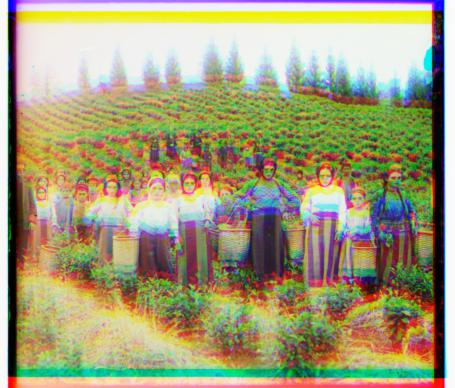
#> input picture 1/compressed_media/harvesters.jpg, 455 x 388 px, given in place of harvesters.tif, which was not available
$ jupyter execute --allow-errors help.ipynb   (shell and % lines are left out)
#> lines starting #> are read from the running program, lines starting #| are printed output that depends on the picture; pictures that were not available may be replaced by others from this repository, and a replacement may not be noted
[cell 1]
# import libaraies

import numpy as np
import skimage as sk
import skimage.io as skio
from skimage.transform import resize
import os

[cell 2]
# set debug
# debug = True
debug = False

[cell 3]
# name of the input file
# time on two small files first

imname = 'monastery.jpg' # another file to test: 'monastery.jpg', 'cathedral.jpg'

# test on tif
imname = 'media/self_portrait.tif'
imname = 'media/harvesters.tif'

[cell 4]
# read in the image
im = skio.imread(imname)
#> im is the input picture: shape (388, 455, 3); mean R, G, B 163.4, 157.7, 122.2

[cell 5]
# convert to double (might want to do this later on to save memory)
im = sk.img_as_float(im)

if debug:
    print(im.shape)
    print(im * 255)

[cell 6]
# compute the height of each part (just 1/3 of total)
height = np.floor(im.shape[0] / 3.0).astype(int)
#> height = 129

[cell 7]
# separate color channels, by pics
b = im[:height]
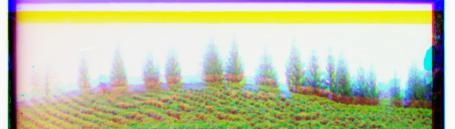
#> b: shape (129, 455, 3) float64; mean R, G, B 0.756, 0.772, 0.655
g = im[height: 2*height]
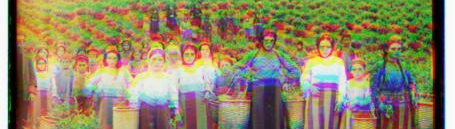
#> g: shape (129, 455, 3) float64; mean R, G, B 0.571, 0.525, 0.401
r = im[2*height: 3*height]
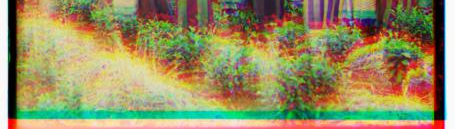
#> r: shape (129, 455, 3) float64; mean R, G, B 0.594, 0.558, 0.381

def crop_edge(image):
    # set the [epsilon] that check if the pixel near black or white
    # set the [threshold] if the pixel that closer to black or white pass this [threshold], then we remove this col or row
    epsilon = 0.2
    threshold = 0.7

    # check if the pixel near white or black using [epsilon]
    pixel_close_to_white_black = (image <= epsilon) | (image >= 1 - epsilon)

    # calculate the num of the pixels that are close to white or black in each col and row
    count_row_near_white_black = np.sum(pixel_close_to_white_black, axis=1)
    count_col_near_white_black = np.sum(pixel_close_to_white_black, axis=0)

    # check which col and rows we want to reserve by using [threshold]
    rows_we_want = count_row_near_white_black < threshold * b.shape[1]

    cols_we_want = count_col_near_white_black < threshold * b.shape[0]
    # return the [cutted_image]
    return image
    return image[rows_we_want][:, cols_we_want]

[cell 8]
if (debug):
    print(type(b)) # <class numpy.ndarray'>
    print("B: ", b, "G: ", g, "R", r) # b, g, r is a array

[cell 9]
# align the images
# functions that might be useful for aligning the images include:
# np.roll, np.sum, sk.transform.rescale (for multiscale)

# failed to using the crop
if(debug):
    skio.imshow(im)
    print(im.shape)

if(debug):
    H, W = im.shape
    H = (H // 3) * 3  # let H could be divide by 3 to crop
    print("height of the image: ", H, "\nweight of the image: ", W)
    crop_im = np.array([im[:int(H/3), :], im[int(H/3):int(2*H/3), :], im[int(2*H/3):int(H), :]])
    skio.imshow(crop_im[0])
    skio.imshow(r)
    skio.imshow(b)
    # skio.imshow(g)

[cell 10]
# define align function
# covert to uint8, unsigned integer
# Normalized cross-correlation (NCC) or Euclidean Distance or Structural Similarity (SSIM) Index to figure out how much we want to np.roll
# Euclidean Distance: sqrt(sum(sum((image1-image2).^2)))

# np.roll, np.sum, sk.transform.rescale (for multiscale)
# np.roll
# axis=0 y轴移动, axis=1 x轴移动

# we want to define a align function that align each pixel and make sure that the error is most small
# we want use np.roll function to manually align each pic in positive spaces, and calculate the error and find the smallest one as perfect align

# skimage.metrics.structural_similarity(im1, im2, *, win_size=None, gradient=False, data_range=None, channel_axis=None, gaussian_weights=False, full=False, **kwargs)
def eucliden_distance(image1, image2):
    return np.sqrt(np.sum((image1 - image2)**2))

def align_eucliden_distance_version(image1, image2, max_shift=15):
    smallest_error = float('inf') # set the smallest error as infinty
    best_shift = (0, 0)

    for x_shift in range(-max_shift, max_shift + 1):
        for y_shift in range(-max_shift, max_shift + 1):
            # shift both x and y axis
            image = np.roll(np.roll(image1, x_shift, axis=1), y_shift, axis=0)
            # calculate the error
            distance = eucliden_distance(image, image2)
            # update the best pic position and smallest error
            if distance < smallest_error:
                best_shift = (x_shift, y_shift)
                smallest_error = distance
    best_image = np.roll(np.roll(image1, best_shift[0], axis=1), best_shift[1], axis=0)
    return best_image, best_shift

def ssim(image1, image2):
    return sk.metrics.structural_similarity(image1, image2, data_range=1)

def ssim_align(image1, image2, max_shift=15):
    smallest_error = 0
    best_shift = (0, 0)

    for x_shift in range(-max_shift, max_shift + 1):
        for y_shift in range(-max_shift, max_shift + 1):
            # shift both x and y axis
            image = np.roll(np.roll(image1, x_shift, axis=1), y_shift, axis=0)
            # calculate the error
            distance = ssim(image, image2)
            # update the best pic position and smallest error
            if distance > smallest_error:
                best_shift = (x_shift, y_shift)
                smallest_error = distance
    best_image = np.roll(np.roll(image1, best_shift[0], axis=1), best_shift[1], axis=0)
    return best_image, best_shift

# use imresize to make the image smaller
def align(image1, image2, max_shift=15, min_size=64):
    # check if image is smaller than certain size; if image is as small as we want, then align_ssim
    if (image1.shape[0] < min_size) or (image1.shape[1] < min_size):
        # ssim_align
        return ssim_align(image1, image2, max_shift)
    # if the image is not as small as we want, then
    else:
        # resize the both image, make the image smaller
        res_image1 = resize(image1, (image1.shape[0] // 2, image1.shape[1] // 2))
        res_image2 = resize(image2, (image1.shape[0] // 2, image1.shape[1] // 2))
        # send the image to func again, from the smallest image, we get the [image] and [shift]
        trash_image, smaller_shift = align(res_image1, res_image2, max_shift)
        # use the [shift] from the smaller pic, to get the [normal_shift] for the cur_image, and throw the [image] away
        shift = (smaller_shift[0] * 2, smaller_shift[1] * 2)
        # make the roll, based on the [normal_shift] to cur_image
        image = np.roll(np.roll(image1, shift[0], axis=1), shift[1], axis=0)
        # call ssim_align to align the image, get the [ret_image]
        ret_image, shift_after_align = ssim_align(image, image2, max_shift = 3)
        # calculate the [shift] we have so far
        ret_shift = (shift[0] + shift_after_align[0], shift[1] + shift_after_align[1])
        #ret
        return ret_image, ret_shift

if (debug):
    print([i for i in range(-15, 15 + 1)])
    print(np.roll(np.roll(r, -15, axis=1), 0, axis=0))

#> (a cell that did not finish here is left out)

#> in crop_edge, `pixel_close_to_white_black = (image <= epsilon) | (image >= 1 - epsilon)`:
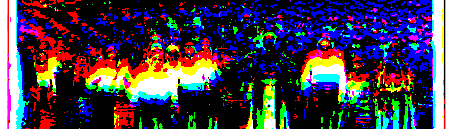
#> pixel_close_to_white_black: shape (129, 455, 3) bool; mean R, G, B 0.264, 0.235, 0.298
#> in crop_edge, `count_row_near_white_black = np.sum(pixel_close_to_white_black, axis=1)`: count_row_near_white_black = 129 rows, first 8: [64, 38, 93], [59, 40, 98], [69, 41, 108], [75, 41, 125], [70, 42, 116], [67, 44, 100], [49, 47, 100], [49, 46, 109]
#> in crop_edge, `count_col_near_white_black = np.sum(pixel_close_to_white_black, axis=0)`: count_col_near_white_black = 455 rows, first 8: [129, 129, 129], [129, 129, 129], [129, 129, 129], [129, 129, 129], [129, 129, 129], [129, 129, 129], [129, 129, 129], [0, 129, 63]
#> in crop_edge, `rows_we_want = count_row_near_white_black < threshold * b.shape[1]`: rows_we_want = 129 rows, first 8: [True, True, True], [True, True, True], [True, True, True], [True, True, True], [True, True, True], [True, True, True], [True, True, True], [True, True, True]
#> in crop_edge, `cols_we_want = count_col_near_white_black < threshold * b.shape[0]`: cols_we_want = 455 rows, first 8: [False, False, False], [False, False, False], [False, False, False], [False, False, False], [False, False, False], [False, False, False], [False, False, False], [True, False, True]
#> in crop_edge (call 2), `epsilon = 0.2`: epsilon = 0.2
#> in crop_edge (call 2), `pixel_close_to_white_black = (image <= epsilon) | (image >= 1 - epsilon)`:
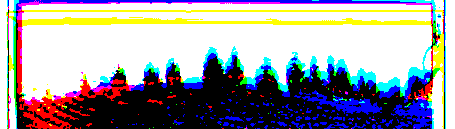
#> pixel_close_to_white_black: shape (129, 455, 3) bool; mean R, G, B 0.614, 0.613, 0.64
#> in crop_edge (call 2), `count_row_near_white_black = np.sum(pixel_close_to_white_black, axis=1)`: count_row_near_white_black = 129 rows, first 8: [39, 127, 454], [34, 72, 454], [223, 56, 455], [439, 139, 455], [444, 404, 455], [444, 442, 455], [444, 445, 454], [443, 445, 454]
#> in crop_edge (call 2), `count_col_near_white_black = np.sum(pixel_close_to_white_black, axis=0)`: count_col_near_white_black = 455 rows, first 8: [129, 129, 129], [129, 129, 129], [129, 129, 129], [129, 129, 129], [129, 129, 129], [129, 129, 129], [129, 129, 125], [17, 129, 58]
#> in crop_edge (call 2), `rows_we_want = count_row_near_white_black < threshold * b.shape[1]`: rows_we_want = 129 rows, first 8: [True, True, False], [True, True, False], [True, True, False], [False, True, False], [False, False, False], [False, False, False], [False, False, False], [False, False, False]
#> in align, `res_image1 = resize(image1, (image1.shape[0] // 2, image1.shape[1] // ..`:
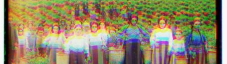
#> res_image1: shape (64, 227, 3) float64; mean R, G, B 0.571, 0.526, 0.401
#> in align, `res_image2 = resize(image2, (image1.shape[0] // 2, image1.shape[1] // ..`:
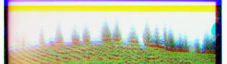
#> res_image2: shape (64, 227, 3) float64; mean R, G, B 0.756, 0.772, 0.655
#> call 2 of align, with max_shift = 15, min_size = 64
#> in align (call 2), `res_image1 = resize(image1, (image1.shape[0] // 2, image1.shape[1] // ..`:
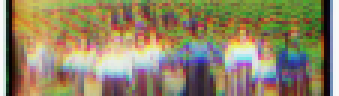
#> res_image1: shape (32, 113, 3) float64 (shown 3 times larger); mean R, G, B 0.571, 0.525, 0.401
#> in align (call 2), `res_image2 = resize(image2, (image1.shape[0] // 2, image1.shape[1] // ..`:
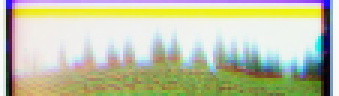
#> res_image2: shape (32, 113, 3) float64 (shown 3 times larger); mean R, G, B 0.756, 0.773, 0.655
#> after the loop in ssim_align (call 3), `for x_shift in range(-max_shift, max_shift + 1):`:
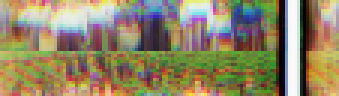
#> image: shape (32, 113, 3) float64 (shown 3 times larger); mean R, G, B 0.571, 0.525, 0.401
#> after the loop in ssim_align (call 3), `for x_shift in range(-max_shift, max_shift + 1):`: best_shift = (0, 0); smallest_error = 0

$ run again, with 1/compressed_media/cathedral.jpg copied over 1/compressed_media/harvesters.jpg
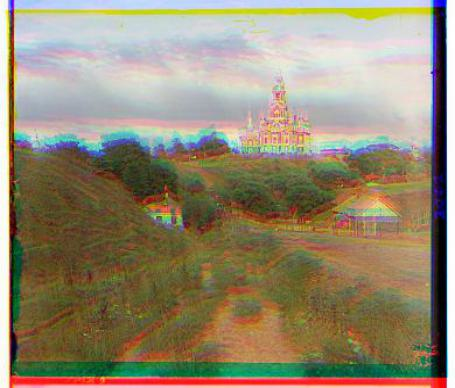
#> input picture 1/compressed_media/cathedral.jpg, 455 x 388 px, given in place of harvesters.tif, which was not available
#> im is the input picture: shape (388, 455, 3); mean R, G, B 148.4, 137.2, 113.2
#> count_row_near_white_black = 129 rows, first 8: [281, 110, 36], [267, 139, 29], [254, 162, 32], [246, 161, 27], [254, 154, 31], [248, 160, 58], [237, 182, 75], [232, 172, 76]
#> count_col_near_white_black = 455 rows, first 8: [129, 129, 129], [129, 129, 129], [129, 129, 129], [129, 129, 129], [129, 129, 129], [129, 129, 129], [129, 129, 108], [129, 129, 52]
#> rows_we_want = 129 rows, first 8: [True, True, True], [True, True, True], [True, True, True], [True, True, True], [True, True, True], [True, True, True], [True, True, True], [True, True, True]
#> cols_we_want = 455 rows, first 8: [False, False, False], [False, False, False], [False, False, False], [False, False, False], [False, False, False], [False, False, False], [False, False, False], [False, False, True]
#> epsilon = 0.2
#> in crop_edge (call 2), `pixel_close_to_white_black = (image <= epsilon) | (image >= 1 - epsilon)`:
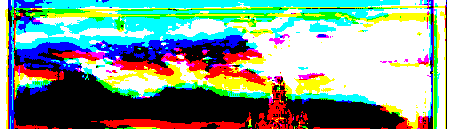
#> pixel_close_to_white_black: shape (129, 455, 3) bool; mean R, G, B 0.501, 0.614, 0.554
#> count_row_near_white_black = 129 rows, first 8: [58, 415, 455], [53, 418, 455], [56, 412, 454], [54, 421, 454], [51, 421, 455], [79, 428, 455], [111, 419, 400], [268, 413, 242]
#> count_col_near_white_black = 455 rows, first 8: [129, 129, 129], [129, 129, 129], [129, 129, 129], [129, 129, 129], [129, 129, 129], [129, 129, 122], [129, 129, 42], [129, 129, 10]
#> rows_we_want = 129 rows, first 8: [True, False, False], [True, False, False], [True, False, False], [True, False, False], [True, False, False], [True, False, False], [True, False, False], [True, False, True]
#> cols_we_want = 455 rows, first 8: [False, False, False], [False, False, False], [False, False, False], [False, False, False], [False, False, False], [False, False, False], [False, False, True], [False, False, True]
#> res_image1: shape (32, 113, 3) float64
#> res_image2: shape (32, 113, 3) float64
#> after the loop in ssim_align (call 3), `for x_shift in range(-max_shift, max_shift + 1):`:
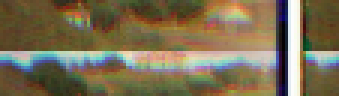
#> image: shape (32, 113, 3) float64 (shown 3 times larger); mean R, G, B 0.486, 0.436, 0.326
#> after the loop in ssim_align (call 3), `for x_shift in range(-max_shift, max_shift + 1):`: best_shift = (0, 0); smallest_error = 0

$ run again, with 1/compressed_media/church.jpg copied over 1/compressed_media/harvesters.jpg
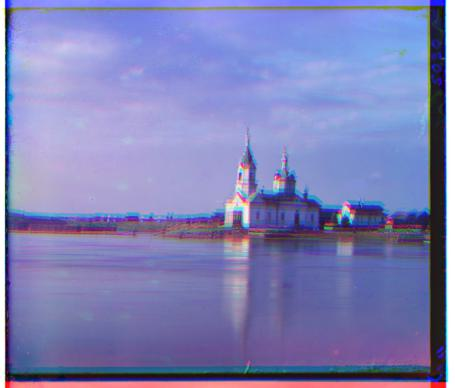
#> input picture 1/compressed_media/church.jpg, 455 x 388 px, given in place of harvesters.tif, which was not available
#> im is the input picture: shape (388, 455, 3); mean R, G, B 128.2, 130, 182.9
#> count_row_near_white_black = 129 rows, first 8: [30, 29, 439], [30, 29, 441], [30, 29, 441], [31, 29, 442], [31, 29, 442], [30, 29, 441], [30, 29, 440], [31, 30, 439]
#> count_col_near_white_black = 455 rows, first 8: [129, 129, 129], [129, 129, 129], [129, 129, 129], [129, 129, 129], [128, 129, 129], [68, 2, 0], [127, 105, 10], [125, 87, 0]
#> rows_we_want = 129 rows, first 8: [True, True, False], [True, True, False], [True, True, False], [True, True, False], [True, True, False], [True, True, False], [True, True, False], [True, True, False]
#> cols_we_want = 455 rows, first 8: [False, False, False], [False, False, False], [False, False, False], [False, False, False], [False, False, False], [True, True, True], [False, False, True], [False, True, True]
#> count_row_near_white_black = 129 rows, first 8: [30, 31, 455], [31, 32, 455], [31, 31, 455], [30, 31, 455], [30, 31, 454], [30, 32, 395], [30, 32, 187], [30, 32, 51]
#> count_col_near_white_black = 455 rows, first 8: [129, 129, 129], [129, 129, 129], [129, 129, 127], [129, 129, 125], [129, 129, 114], [7, 0, 19], [129, 128, 32], [129, 42, 19]
#> rows_we_want = 129 rows, first 8: [True, True, False], [True, True, False], [True, True, False], [True, True, False], [True, True, False], [True, True, False], [True, True, True], [True, True, True]
#> res_image1: shape (32, 113, 3) float64
#> res_image2: shape (32, 113, 3) float64
#> after the loop in ssim_align (call 3), `for x_shift in range(-max_shift, max_shift + 1):`:
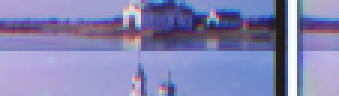
#> image: shape (32, 113, 3) float64 (shown 3 times larger); mean R, G, B 0.521, 0.523, 0.706
#> after the loop in ssim_align (call 3), `for x_shift in range(-max_shift, max_shift + 1):`: best_shift = (0, 0); smallest_error = 0
